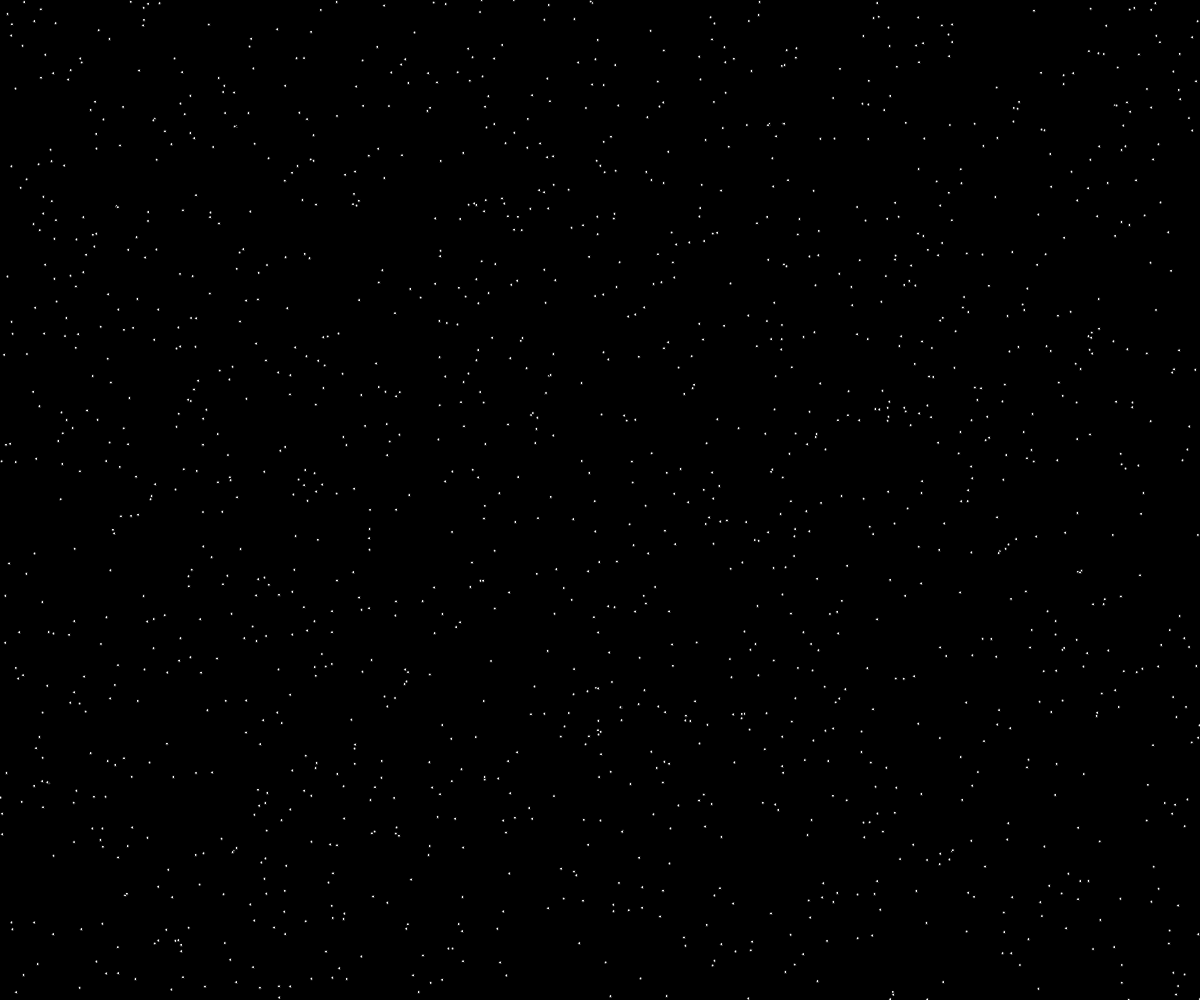
Frame 1 (no input)
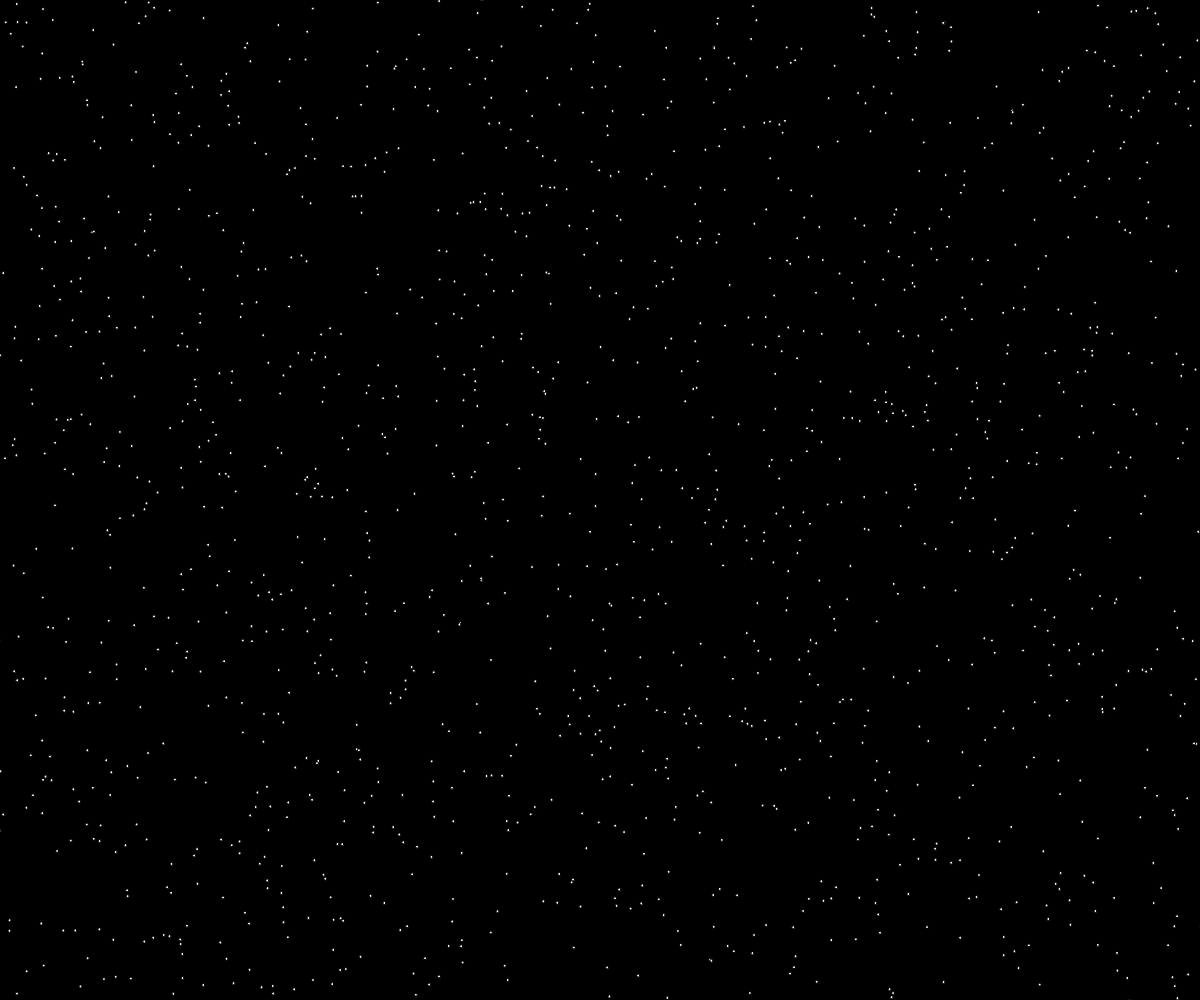
Frame 60 (no input)
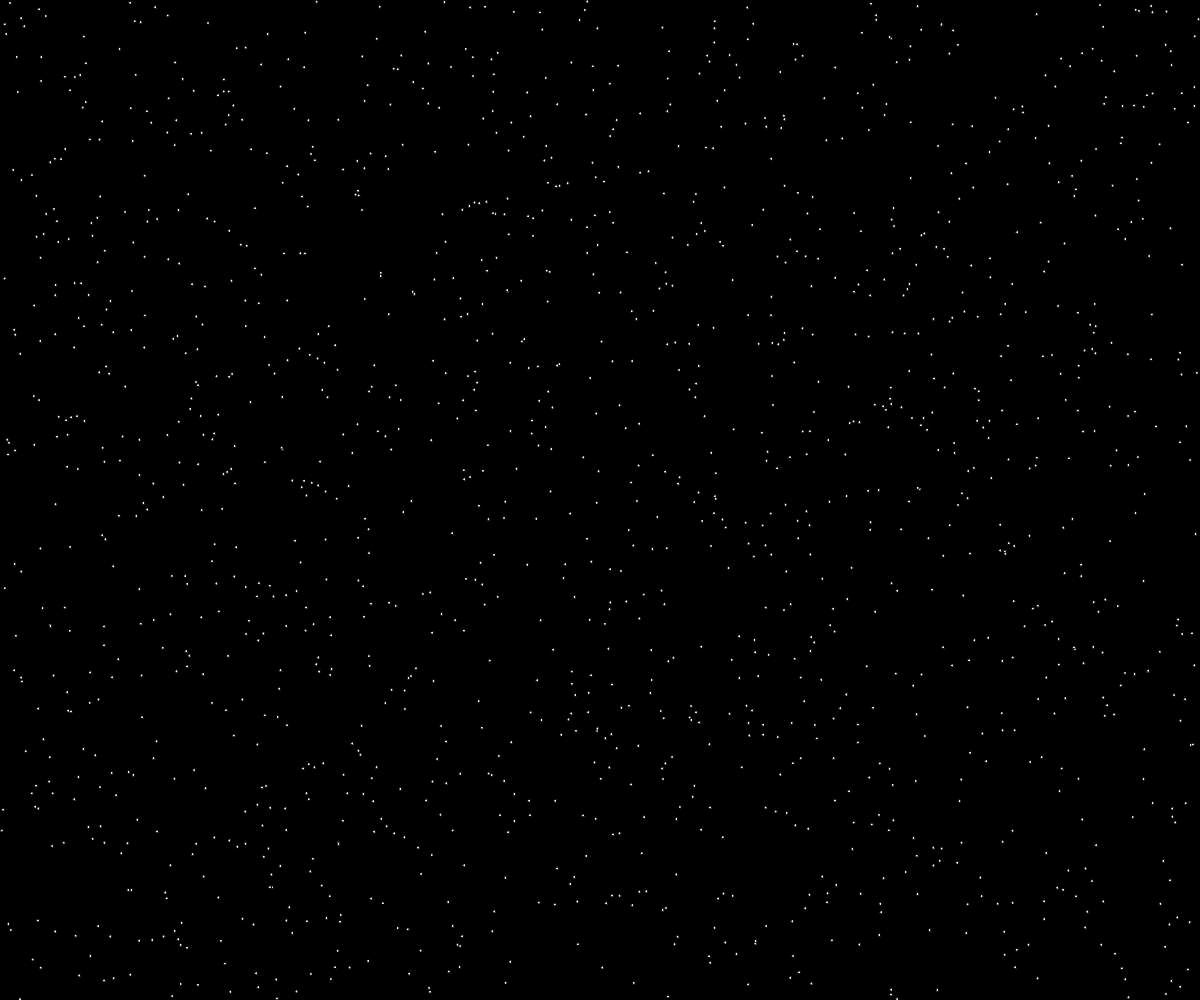
Frame 120 (the mouse pressed at the canvas centre since frame 60)

The p5.js sketch that drew these frames (run headless with seeded random() and noise() and a simulated clock; from frame 60 on, the mouse is pressed at the canvas centre):

// p5.js sketch
// ── sketch.js
 let bubble = [];

function setup() {
  createCanvas(windowWidth, windowHeight);

    for (let i=0; i<1500; i++) {
    let x = random(width);
    let y = random(height);
    let r = 3;

	 let vx = null;
	 let vy = null;

  	 bubble[i] = new Circle(x,y,r,vx,vy);

   }

}

function draw() { 
	background(0);

    for (i=0; i<bubble.length; i++) {
		bubble[i].show();
		bubble[i].move();
	
}
	
}

class Circle {
	constructor(x,y,r,vx,vy) {
		this.x = x;
		this.y = y;
		this.r = r;
		this.vx = vx;
		this.vy = vy;
	}

	show() {
		ellipse(
			this.x,
			this.y,
			this.r)
	}

	move() {
		this.vx = random(-1,1);
		this.vy = random(-1,1);
		this.x += this.vx;
		this.y += this.vy;

	}
}
